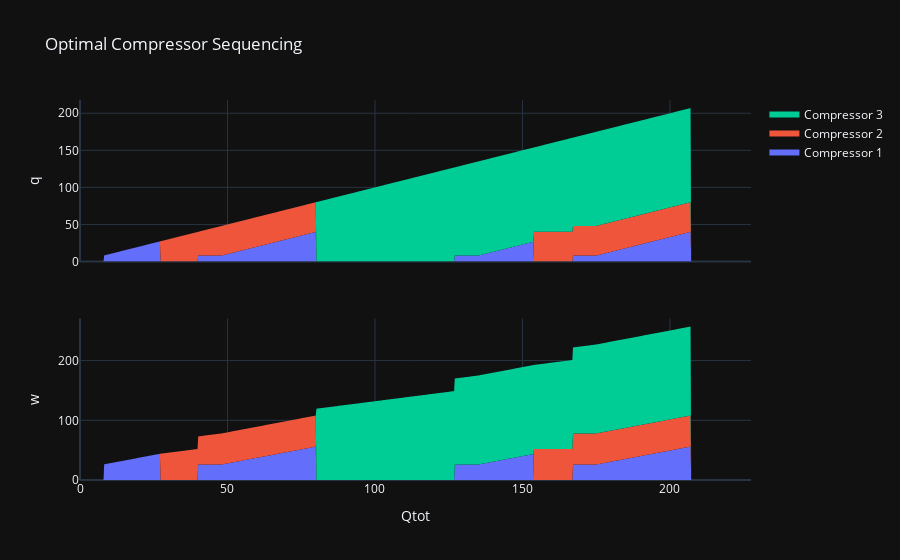

Notebook cell for this chart:
### Code cell
fig.show()

### Figure 1 — Plotly figure (JSON) as saved in the notebook; plotly's stock layout.template omitted (floating-point values rounded to 4 significant figures; data arrays with more than 128 entries replaced by an {"elided": "..."} marker saying what was removed)
{"data": [{"fillcolor": "rgb(99, 110, 250)", "mode": "none", "name": "Compressor 1", "stackgroup": "1", "type": "scatter", "x": {"elided": "1000 float values"}, "xaxis": "x", "y": {"elided": "1000 float values"}, "yaxis": "y"}, {"fillcolor": "rgb(99, 110, 250)", "mode": "none", "name": "Compressor 1", "showlegend": false, "stackgroup": "1", "type": "scatter", "x": {"elided": "1000 float values"}, "xaxis": "x2", "y": {"elided": "1000 float values"}, "yaxis": "y2"}, {"fillcolor": "rgb(239, 85, 59)", "mode": "none", "name": "Compressor 2", "stackgroup": "1", "type": "scatter", "x": {"elided": "1000 float values"}, "xaxis": "x", "y": {"elided": "1000 float values"}, "yaxis": "y"}, {"fillcolor": "rgb(239, 85, 59)", "mode": "none", "name": "Compressor 2", "showlegend": false, "stackgroup": "1", "type": "scatter", "x": {"elided": "1000 float values"}, "xaxis": "x2", "y": {"elided": "1000 float values"}, "yaxis": "y2"}, {"fillcolor": "rgb(0, 204, 150)", "mode": "none", "name": "Compressor 3", "stackgroup": "1", "type": "scatter", "x": {"elided": "1000 float values"}, "xaxis": "x", "y": {"elided": "1000 float values"}, "yaxis": "y"}, {"fillcolor": "rgb(0, 204, 150)", "mode": "none", "name": "Compressor 3", "showlegend": false, "stackgroup": "1", "type": "scatter", "x": {"elided": "1000 float values"}, "xaxis": "x2", "y": {"elided": "1000 float values"}, "yaxis": "y2"}], "layout": {"autosize": true, "title": {"text": "Optimal Compressor Sequencing"}, "xaxis": {"anchor": "y", "autorange": true, "domain": [0, 1], "matches": "x2", "range": [0, 227.5], "showticklabels": false, "type": "linear"}, "xaxis2": {"anchor": "y2", "autorange": true, "domain": [0, 1], "range": [0, 227.5], "title": {"text": "Qtot"}, "type": "linear"}, "yaxis": {"anchor": "x", "autorange": true, "domain": [0.575, 1], "range": [0, 217.9], "title": {"text": "q"}, "type": "linear"}, "yaxis2": {"anchor": "x2", "autorange": true, "domain": [0, 0.425], "range": [0, 270.5], "title": {"text": "w"}, "type": "linear"}}}
